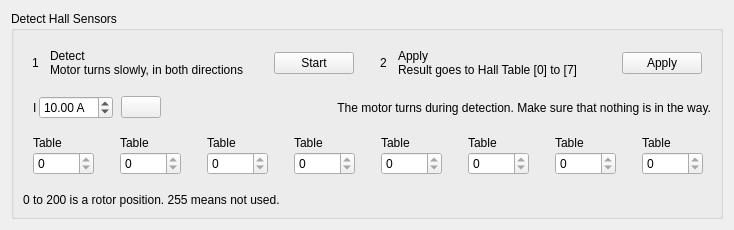
<?xml version="1.0" encoding="UTF-8"?>
<ui version="4.0">
 <class>DetectFocHall</class>
 <widget class="QWidget" name="DetectFocHall">
  <property name="geometry">
   <rect>
    <x>0</x>
    <y>0</y>
    <width>734</width>
    <height>200</height>
   </rect>
  </property>
  <property name="windowTitle">
   <string>Form</string>
  </property>
  <layout class="QVBoxLayout" name="verticalLayout">
   <item>
    <widget class="QGroupBox" name="groupBox">
     <property name="title">
      <string>Detect Hall Sensors</string>
     </property>
     <layout class="QVBoxLayout" name="groupLayout">
      <property name="spacing">
       <number>10</number>
      </property>
      <item>
       <layout class="QHBoxLayout" name="stepLayout" stretch="1,1">
        <property name="spacing">
         <number>8</number>
        </property>
        <item>
         <widget class="QFrame" name="detectStep">
          <property name="step" stdset="0">
           <bool>true</bool>
          </property>
          <layout class="QHBoxLayout" name="detectStepLayout" stretch="0,1,0">
           <property name="spacing">
            <number>11</number>
           </property>
           <item>
            <widget class="QLabel" name="detectMark">
             <property name="text">
              <string notr="true">1</string>
             </property>
             <property name="alignment">
              <set>Qt::AlignCenter</set>
             </property>
             <property name="mark" stdset="0">
              <bool>true</bool>
             </property>
            </widget>
           </item>
           <item>
            <layout class="QVBoxLayout" name="detectTextLayout">
             <property name="spacing">
              <number>0</number>
             </property>
             <item>
              <widget class="QLabel" name="detectTitle">
               <property name="sizePolicy">
                <sizepolicy hsizetype="Ignored" vsizetype="Preferred">
                 <horstretch>0</horstretch>
                 <verstretch>0</verstretch>
                </sizepolicy>
               </property>
               <property name="text">
                <string>Detect</string>
               </property>
              </widget>
             </item>
             <item>
              <widget class="QLabel" name="detectHint">
               <property name="sizePolicy">
                <sizepolicy hsizetype="Ignored" vsizetype="Preferred">
                 <horstretch>0</horstretch>
                 <verstretch>0</verstretch>
                </sizepolicy>
               </property>
               <property name="text">
                <string>Motor turns slowly, in both directions</string>
               </property>
               <property name="muted" stdset="0">
                <bool>true</bool>
               </property>
              </widget>
             </item>
            </layout>
           </item>
           <item>
            <widget class="QPushButton" name="startButton">
             <property name="toolTip">
              <string>Start detection</string>
             </property>
             <property name="text">
              <string>Start</string>
             </property>
            </widget>
           </item>
          </layout>
         </widget>
        </item>
        <item>
         <widget class="QFrame" name="applyStep">
          <property name="step" stdset="0">
           <bool>true</bool>
          </property>
          <layout class="QHBoxLayout" name="applyStepLayout" stretch="0,1,0">
           <property name="spacing">
            <number>11</number>
           </property>
           <item>
            <widget class="QLabel" name="applyMark">
             <property name="text">
              <string notr="true">2</string>
             </property>
             <property name="alignment">
              <set>Qt::AlignCenter</set>
             </property>
             <property name="mark" stdset="0">
              <bool>true</bool>
             </property>
            </widget>
           </item>
           <item>
            <layout class="QVBoxLayout" name="applyTextLayout">
             <property name="spacing">
              <number>0</number>
             </property>
             <item>
              <widget class="QLabel" name="applyTitle">
               <property name="sizePolicy">
                <sizepolicy hsizetype="Ignored" vsizetype="Preferred">
                 <horstretch>0</horstretch>
                 <verstretch>0</verstretch>
                </sizepolicy>
               </property>
               <property name="text">
                <string>Apply</string>
               </property>
              </widget>
             </item>
             <item>
              <widget class="QLabel" name="applyHint">
               <property name="sizePolicy">
                <sizepolicy hsizetype="Ignored" vsizetype="Preferred">
                 <horstretch>0</horstretch>
                 <verstretch>0</verstretch>
                </sizepolicy>
               </property>
               <property name="text">
                <string>Result goes to Hall Table [0] to [7]</string>
               </property>
               <property name="muted" stdset="0">
                <bool>true</bool>
               </property>
              </widget>
             </item>
            </layout>
           </item>
           <item>
            <widget class="QPushButton" name="applyButton">
             <property name="toolTip">
              <string>Apply detection result</string>
             </property>
             <property name="text">
              <string>Apply</string>
             </property>
            </widget>
           </item>
          </layout>
         </widget>
        </item>
       </layout>
      </item>
      <item>
       <layout class="QHBoxLayout" name="inputLayout">
        <property name="spacing">
         <number>8</number>
        </property>
        <item>
         <widget class="QFrame" name="currentFrame">
          <property name="field" stdset="0">
           <bool>true</bool>
          </property>
          <layout class="QHBoxLayout" name="currentFrameLayout">
           <property name="spacing">
            <number>2</number>
           </property>
           <property name="leftMargin">
            <number>10</number>
           </property>
           <property name="topMargin">
            <number>0</number>
           </property>
           <property name="rightMargin">
            <number>0</number>
           </property>
           <property name="bottomMargin">
            <number>0</number>
           </property>
           <item>
            <widget class="QLabel" name="currentCaption">
             <property name="text">
              <string>I</string>
             </property>
            </widget>
           </item>
           <item>
            <widget class="QDoubleSpinBox" name="currentBox">
             <property name="toolTip">
              <string>Open loop current to turn the motor with</string>
             </property>
             <property name="suffix">
              <string> A</string>
             </property>
             <property name="maximum">
              <double>300.000000000000000</double>
             </property>
             <property name="value">
              <double>10.000000000000000</double>
             </property>
            </widget>
           </item>
          </layout>
         </widget>
        </item>
        <item>
         <widget class="QPushButton" name="helpButton">
          <property name="toolTip">
           <string>Show help</string>
          </property>
          <property name="text">
           <string/>
          </property>
         </widget>
        </item>
        <item>
         <widget class="QLabel" name="inputHint">
          <property name="sizePolicy">
           <sizepolicy hsizetype="Expanding" vsizetype="Preferred">
            <horstretch>0</horstretch>
            <verstretch>0</verstretch>
           </sizepolicy>
          </property>
          <property name="text">
           <string>The motor turns during detection. Make sure that nothing is in the way.</string>
          </property>
          <property name="alignment">
           <set>Qt::AlignRight|Qt::AlignVCenter</set>
          </property>
          <property name="wordWrap">
           <bool>true</bool>
          </property>
          <property name="hint" stdset="0">
           <bool>true</bool>
          </property>
         </widget>
        </item>
       </layout>
      </item>
      <item>
       <layout class="QHBoxLayout" name="resultLayout" stretch="1,1,1,1,1,1,1,1">
        <property name="spacing">
         <number>8</number>
        </property>
        <item>
         <widget class="QFrame" name="hall0Tile">
          <property name="result" stdset="0">
           <bool>true</bool>
          </property>
          <layout class="QGridLayout" name="hall0TileLayout">
           <property name="spacing">
            <number>2</number>
           </property>
           <property name="leftMargin">
            <number>10</number>
           </property>
           <property name="topMargin">
            <number>7</number>
           </property>
           <property name="rightMargin">
            <number>8</number>
           </property>
           <property name="bottomMargin">
            <number>8</number>
           </property>
           <item row="0" column="0">
            <widget class="QLabel" name="hall0Label">
             <property name="sizePolicy">
              <sizepolicy hsizetype="Ignored" vsizetype="Preferred">
               <horstretch>0</horstretch>
               <verstretch>0</verstretch>
              </sizepolicy>
             </property>
             <property name="text">
              <string notr="true">Table [0]</string>
             </property>
            </widget>
           </item>
           <item row="0" column="1">
            <widget class="QLabel" name="hall0Mark">
             <property name="mark" stdset="0">
              <bool>true</bool>
             </property>
            </widget>
           </item>
           <item row="1" column="0" colspan="2">
            <widget class="QSpinBox" name="hall0Box">
             <property name="sizePolicy">
              <sizepolicy hsizetype="Ignored" vsizetype="Fixed">
               <horstretch>0</horstretch>
               <verstretch>0</verstretch>
              </sizepolicy>
             </property>
             <property name="toolTip">
              <string>Hall table 0 position (0 - 200, 255 = not used)</string>
             </property>
             <property name="readOnly">
              <bool>true</bool>
             </property>
             <property name="maximum">
              <number>255</number>
             </property>
            </widget>
           </item>
          </layout>
         </widget>
        </item>
        <item>
         <widget class="QFrame" name="hall1Tile">
          <property name="result" stdset="0">
           <bool>true</bool>
          </property>
          <layout class="QGridLayout" name="hall1TileLayout">
           <property name="spacing">
            <number>2</number>
           </property>
           <property name="leftMargin">
            <number>10</number>
           </property>
           <property name="topMargin">
            <number>7</number>
           </property>
           <property name="rightMargin">
            <number>8</number>
           </property>
           <property name="bottomMargin">
            <number>8</number>
           </property>
           <item row="0" column="0">
            <widget class="QLabel" name="hall1Label">
             <property name="sizePolicy">
              <sizepolicy hsizetype="Ignored" vsizetype="Preferred">
               <horstretch>0</horstretch>
               <verstretch>0</verstretch>
              </sizepolicy>
             </property>
             <property name="text">
              <string notr="true">Table [1]</string>
             </property>
            </widget>
           </item>
           <item row="0" column="1">
            <widget class="QLabel" name="hall1Mark">
             <property name="mark" stdset="0">
              <bool>true</bool>
             </property>
            </widget>
           </item>
           <item row="1" column="0" colspan="2">
            <widget class="QSpinBox" name="hall1Box">
             <property name="sizePolicy">
              <sizepolicy hsizetype="Ignored" vsizetype="Fixed">
               <horstretch>0</horstretch>
               <verstretch>0</verstretch>
              </sizepolicy>
             </property>
             <property name="toolTip">
              <string>Hall table 1 position (0 - 200, 255 = not used)</string>
             </property>
             <property name="readOnly">
              <bool>true</bool>
             </property>
             <property name="maximum">
              <number>255</number>
             </property>
            </widget>
           </item>
          </layout>
         </widget>
        </item>
        <item>
         <widget class="QFrame" name="hall2Tile">
          <property name="result" stdset="0">
           <bool>true</bool>
          </property>
          <layout class="QGridLayout" name="hall2TileLayout">
           <property name="spacing">
            <number>2</number>
           </property>
           <property name="leftMargin">
            <number>10</number>
           </property>
           <property name="topMargin">
            <number>7</number>
           </property>
           <property name="rightMargin">
            <number>8</number>
           </property>
           <property name="bottomMargin">
            <number>8</number>
           </property>
           <item row="0" column="0">
            <widget class="QLabel" name="hall2Label">
             <property name="sizePolicy">
              <sizepolicy hsizetype="Ignored" vsizetype="Preferred">
               <horstretch>0</horstretch>
               <verstretch>0</verstretch>
              </sizepolicy>
             </property>
             <property name="text">
              <string notr="true">Table [2]</string>
             </property>
            </widget>
           </item>
           <item row="0" column="1">
            <widget class="QLabel" name="hall2Mark">
             <property name="mark" stdset="0">
              <bool>true</bool>
             </property>
            </widget>
           </item>
           <item row="1" column="0" colspan="2">
            <widget class="QSpinBox" name="hall2Box">
             <property name="sizePolicy">
              <sizepolicy hsizetype="Ignored" vsizetype="Fixed">
               <horstretch>0</horstretch>
               <verstretch>0</verstretch>
              </sizepolicy>
             </property>
             <property name="toolTip">
              <string>Hall table 2 position (0 - 200, 255 = not used)</string>
             </property>
             <property name="readOnly">
              <bool>true</bool>
             </property>
             <property name="maximum">
              <number>255</number>
             </property>
            </widget>
           </item>
          </layout>
         </widget>
        </item>
        <item>
         <widget class="QFrame" name="hall3Tile">
          <property name="result" stdset="0">
           <bool>true</bool>
          </property>
          <layout class="QGridLayout" name="hall3TileLayout">
           <property name="spacing">
            <number>2</number>
           </property>
           <property name="leftMargin">
            <number>10</number>
           </property>
           <property name="topMargin">
            <number>7</number>
           </property>
           <property name="rightMargin">
            <number>8</number>
           </property>
           <property name="bottomMargin">
            <number>8</number>
           </property>
           <item row="0" column="0">
            <widget class="QLabel" name="hall3Label">
             <property name="sizePolicy">
              <sizepolicy hsizetype="Ignored" vsizetype="Preferred">
               <horstretch>0</horstretch>
               <verstretch>0</verstretch>
              </sizepolicy>
             </property>
             <property name="text">
              <string notr="true">Table [3]</string>
             </property>
            </widget>
           </item>
           <item row="0" column="1">
            <widget class="QLabel" name="hall3Mark">
             <property name="mark" stdset="0">
              <bool>true</bool>
             </property>
            </widget>
           </item>
           <item row="1" column="0" colspan="2">
            <widget class="QSpinBox" name="hall3Box">
             <property name="sizePolicy">
              <sizepolicy hsizetype="Ignored" vsizetype="Fixed">
               <horstretch>0</horstretch>
               <verstretch>0</verstretch>
              </sizepolicy>
             </property>
             <property name="toolTip">
              <string>Hall table 3 position (0 - 200, 255 = not used)</string>
             </property>
             <property name="readOnly">
              <bool>true</bool>
             </property>
             <property name="maximum">
              <number>255</number>
             </property>
            </widget>
           </item>
          </layout>
         </widget>
        </item>
        <item>
         <widget class="QFrame" name="hall4Tile">
          <property name="result" stdset="0">
           <bool>true</bool>
          </property>
          <layout class="QGridLayout" name="hall4TileLayout">
           <property name="spacing">
            <number>2</number>
           </property>
           <property name="leftMargin">
            <number>10</number>
           </property>
           <property name="topMargin">
            <number>7</number>
           </property>
           <property name="rightMargin">
            <number>8</number>
           </property>
           <property name="bottomMargin">
            <number>8</number>
           </property>
           <item row="0" column="0">
            <widget class="QLabel" name="hall4Label">
             <property name="sizePolicy">
              <sizepolicy hsizetype="Ignored" vsizetype="Preferred">
               <horstretch>0</horstretch>
               <verstretch>0</verstretch>
              </sizepolicy>
             </property>
             <property name="text">
              <string notr="true">Table [4]</string>
             </property>
            </widget>
           </item>
           <item row="0" column="1">
            <widget class="QLabel" name="hall4Mark">
             <property name="mark" stdset="0">
              <bool>true</bool>
             </property>
            </widget>
           </item>
           <item row="1" column="0" colspan="2">
            <widget class="QSpinBox" name="hall4Box">
             <property name="sizePolicy">
              <sizepolicy hsizetype="Ignored" vsizetype="Fixed">
               <horstretch>0</horstretch>
               <verstretch>0</verstretch>
              </sizepolicy>
             </property>
             <property name="toolTip">
              <string>Hall table 4 position (0 - 200, 255 = not used)</string>
             </property>
             <property name="readOnly">
              <bool>true</bool>
             </property>
             <property name="maximum">
              <number>255</number>
             </property>
            </widget>
           </item>
          </layout>
         </widget>
        </item>
        <item>
         <widget class="QFrame" name="hall5Tile">
          <property name="result" stdset="0">
           <bool>true</bool>
          </property>
          <layout class="QGridLayout" name="hall5TileLayout">
           <property name="spacing">
            <number>2</number>
           </property>
           <property name="leftMargin">
            <number>10</number>
           </property>
           <property name="topMargin">
            <number>7</number>
           </property>
           <property name="rightMargin">
            <number>8</number>
           </property>
           <property name="bottomMargin">
            <number>8</number>
           </property>
           <item row="0" column="0">
            <widget class="QLabel" name="hall5Label">
             <property name="sizePolicy">
              <sizepolicy hsizetype="Ignored" vsizetype="Preferred">
               <horstretch>0</horstretch>
               <verstretch>0</verstretch>
              </sizepolicy>
             </property>
             <property name="text">
              <string notr="true">Table [5]</string>
             </property>
            </widget>
           </item>
           <item row="0" column="1">
            <widget class="QLabel" name="hall5Mark">
             <property name="mark" stdset="0">
              <bool>true</bool>
             </property>
            </widget>
           </item>
           <item row="1" column="0" colspan="2">
            <widget class="QSpinBox" name="hall5Box">
             <property name="sizePolicy">
              <sizepolicy hsizetype="Ignored" vsizetype="Fixed">
               <horstretch>0</horstretch>
               <verstretch>0</verstretch>
              </sizepolicy>
             </property>
             <property name="toolTip">
              <string>Hall table 5 position (0 - 200, 255 = not used)</string>
             </property>
             <property name="readOnly">
              <bool>true</bool>
             </property>
             <property name="maximum">
              <number>255</number>
             </property>
            </widget>
           </item>
          </layout>
         </widget>
        </item>
        <item>
         <widget class="QFrame" name="hall6Tile">
          <property name="result" stdset="0">
           <bool>true</bool>
          </property>
          <layout class="QGridLayout" name="hall6TileLayout">
           <property name="spacing">
            <number>2</number>
           </property>
           <property name="leftMargin">
            <number>10</number>
           </property>
           <property name="topMargin">
            <number>7</number>
           </property>
           <property name="rightMargin">
            <number>8</number>
           </property>
           <property name="bottomMargin">
            <number>8</number>
           </property>
           <item row="0" column="0">
            <widget class="QLabel" name="hall6Label">
             <property name="sizePolicy">
              <sizepolicy hsizetype="Ignored" vsizetype="Preferred">
               <horstretch>0</horstretch>
               <verstretch>0</verstretch>
              </sizepolicy>
             </property>
             <property name="text">
              <string notr="true">Table [6]</string>
             </property>
            </widget>
           </item>
           <item row="0" column="1">
            <widget class="QLabel" name="hall6Mark">
             <property name="mark" stdset="0">
              <bool>true</bool>
             </property>
            </widget>
           </item>
           <item row="1" column="0" colspan="2">
            <widget class="QSpinBox" name="hall6Box">
             <property name="sizePolicy">
              <sizepolicy hsizetype="Ignored" vsizetype="Fixed">
               <horstretch>0</horstretch>
               <verstretch>0</verstretch>
              </sizepolicy>
             </property>
             <property name="toolTip">
              <string>Hall table 6 position (0 - 200, 255 = not used)</string>
             </property>
             <property name="readOnly">
              <bool>true</bool>
             </property>
             <property name="maximum">
              <number>255</number>
             </property>
            </widget>
           </item>
          </layout>
         </widget>
        </item>
        <item>
         <widget class="QFrame" name="hall7Tile">
          <property name="result" stdset="0">
           <bool>true</bool>
          </property>
          <layout class="QGridLayout" name="hall7TileLayout">
           <property name="spacing">
            <number>2</number>
           </property>
           <property name="leftMargin">
            <number>10</number>
           </property>
           <property name="topMargin">
            <number>7</number>
           </property>
           <property name="rightMargin">
            <number>8</number>
           </property>
           <property name="bottomMargin">
            <number>8</number>
           </property>
           <item row="0" column="0">
            <widget class="QLabel" name="hall7Label">
             <property name="sizePolicy">
              <sizepolicy hsizetype="Ignored" vsizetype="Preferred">
               <horstretch>0</horstretch>
               <verstretch>0</verstretch>
              </sizepolicy>
             </property>
             <property name="text">
              <string notr="true">Table [7]</string>
             </property>
            </widget>
           </item>
           <item row="0" column="1">
            <widget class="QLabel" name="hall7Mark">
             <property name="mark" stdset="0">
              <bool>true</bool>
             </property>
            </widget>
           </item>
           <item row="1" column="0" colspan="2">
            <widget class="QSpinBox" name="hall7Box">
             <property name="sizePolicy">
              <sizepolicy hsizetype="Ignored" vsizetype="Fixed">
               <horstretch>0</horstretch>
               <verstretch>0</verstretch>
              </sizepolicy>
             </property>
             <property name="toolTip">
              <string>Hall table 7 position (0 - 200, 255 = not used)</string>
             </property>
             <property name="readOnly">
              <bool>true</bool>
             </property>
             <property name="maximum">
              <number>255</number>
             </property>
            </widget>
           </item>
          </layout>
         </widget>
        </item>
       </layout>
      </item>
      <item>
       <widget class="QLabel" name="resultHint">
        <property name="text">
         <string>0 to 200 is a rotor position. 255 means not used.</string>
        </property>
        <property name="wordWrap">
         <bool>true</bool>
        </property>
        <property name="hint" stdset="0">
         <bool>true</bool>
        </property>
       </widget>
      </item>
     </layout>
    </widget>
   </item>
  </layout>
 </widget>
 <resources/>
 <connections/>
</ui>
